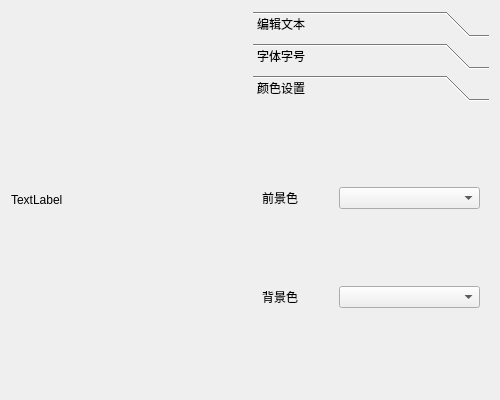
<?xml version="1.0" encoding="UTF-8"?>
<ui version="4.0">
 <class>Widget</class>
 <widget class="QWidget" name="Widget">
  <property name="geometry">
   <rect>
    <x>0</x>
    <y>0</y>
    <width>500</width>
    <height>400</height>
   </rect>
  </property>
  <property name="windowTitle">
   <string>Widget</string>
  </property>
  <layout class="QHBoxLayout" name="horizontalLayout">
   <item>
    <widget class="QLabel" name="labelShow">
     <property name="sizePolicy">
      <sizepolicy hsizetype="Expanding" vsizetype="Expanding">
       <horstretch>0</horstretch>
       <verstretch>0</verstretch>
      </sizepolicy>
     </property>
     <property name="text">
      <string>TextLabel</string>
     </property>
    </widget>
   </item>
   <item>
    <widget class="QToolBox" name="toolBox">
     <property name="currentIndex">
      <number>2</number>
     </property>
     <widget class="QWidget" name="pageText">
      <property name="geometry">
       <rect>
        <x>0</x>
        <y>0</y>
        <width>242</width>
        <height>316</height>
       </rect>
      </property>
      <attribute name="label">
       <string>编辑文本</string>
      </attribute>
      <layout class="QVBoxLayout" name="verticalLayout">
       <item>
        <widget class="QLineEdit" name="lineEditText"/>
       </item>
       <item>
        <widget class="QPushButton" name="pushButtonEditText">
         <property name="text">
          <string>修改文本</string>
         </property>
        </widget>
       </item>
      </layout>
     </widget>
     <widget class="QWidget" name="pageFont">
      <property name="geometry">
       <rect>
        <x>0</x>
        <y>0</y>
        <width>242</width>
        <height>316</height>
       </rect>
      </property>
      <attribute name="label">
       <string>字体字号</string>
      </attribute>
      <layout class="QVBoxLayout" name="verticalLayout_2">
       <item>
        <widget class="QFontComboBox" name="fontComboBox"/>
       </item>
       <item>
        <widget class="QSpinBox" name="spinBoxSize"/>
       </item>
      </layout>
     </widget>
     <widget class="QWidget" name="pageColor">
      <property name="geometry">
       <rect>
        <x>0</x>
        <y>0</y>
        <width>242</width>
        <height>316</height>
       </rect>
      </property>
      <attribute name="label">
       <string>颜色设置</string>
      </attribute>
      <layout class="QGridLayout" name="gridLayout">
       <item row="1" column="0">
        <widget class="QLabel" name="label_2">
         <property name="text">
          <string>背景色</string>
         </property>
        </widget>
       </item>
       <item row="1" column="1" colspan="2">
        <widget class="QComboBox" name="comboBoxBGColor"/>
       </item>
       <item row="0" column="0">
        <widget class="QLabel" name="label">
         <property name="text">
          <string>前景色</string>
         </property>
        </widget>
       </item>
       <item row="0" column="1" colspan="2">
        <widget class="QComboBox" name="comboBoxFGColor"/>
       </item>
      </layout>
     </widget>
    </widget>
   </item>
  </layout>
 </widget>
 <resources/>
 <connections/>
</ui>
